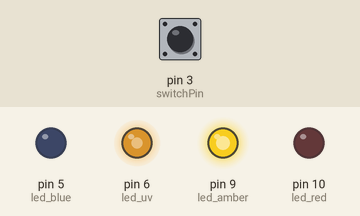
The sketch below on a simulated Arduino Uno, built with avr-gcc and run on an emulated ATmega328P. On the bench: output pins drawn as LEDs (lit = HIGH). The inputs (shaded band) are chosen by the test bench; at power-on: pin 3 (switchPin) LOW.

Above: at 2.8 s.
2.9 s: pin 3 (switchPin) pulled HIGH for 1.2 s
At 4.4 s:
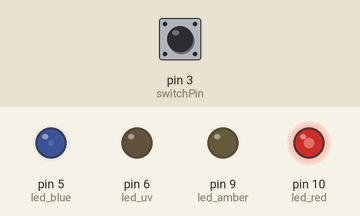
6.5 s: pin 3 (switchPin) pulled HIGH for 3.2 s
At 10.9 s:
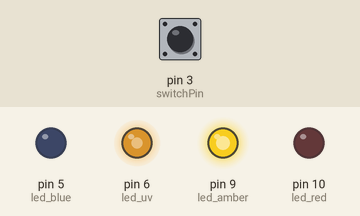
Timing chart, 0 to 12.4 s (numbered marks = the images above; inputs shaded):
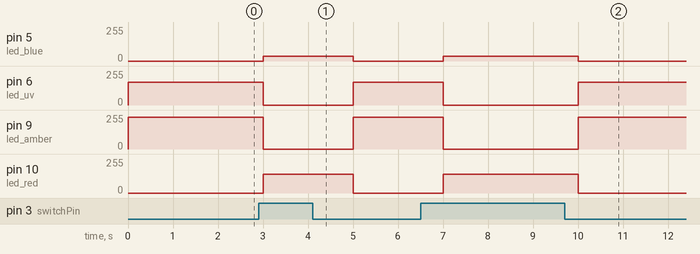

Measured:
- after the input at 2.9 s, pin 5 (led_blue): 0/255 → 35/255 after 0.10 s, → 0/255 2.0 s later; pin 6 (led_uv): 169/255 → 0/255 after 0.10 s, → 169/255 2.0 s later; pin 9 (led_amber): 240/255 → 0/255 after 0.10 s, → 240/255 2.0 s later; pin 10 (led_red): 0/255 → 141/255 after 0.10 s, → 0/255 2.0 s later
- after the input at 6.5 s, pin 5 (led_blue): 0/255 → 35/255 after 0.50 s, → 0/255 3.0 s later; pin 6 (led_uv): 169/255 → 0/255 after 0.50 s, → 169/255 3.0 s later; pin 9 (led_amber): 240/255 → 0/255 after 0.50 s, → 240/255 3.0 s later; pin 10 (led_red): 0/255 → 141/255 after 0.50 s, → 0/255 3.0 s later

The sketch:

Fade_4led_0019.ino
```cpp
/*
Adding a switch to control the lighting

*/

const int led_blue =  5;  // the PWM pin the LED is attached to
const int led_uv =    6;
const int led_red =   10;
const int led_amber = 9;

const int switchPin = 3;

void setup() {
  // Output
  pinMode(led_blue, OUTPUT);
  pinMode(led_uv, OUTPUT);
  pinMode(led_red, OUTPUT);
  pinMode(led_amber, OUTPUT);

  // Input
  pinMode(switchPin, INPUT);
  //Serial.begin(9600);

}

void loop() {

  int switchVal;
  switchVal = digitalRead(switchPin);

   if (switchVal == HIGH) {
    //Serial.println("Toggle: On");
    analogWrite(led_blue,   35);
    analogWrite(led_uv,     0);
    analogWrite(led_red,    141);
    analogWrite(led_amber,  0);
    (delay(1000));
  }

   if (switchVal == LOW) {
    //Serial.println("Toggle: Off");
    analogWrite(led_blue,   0);
    analogWrite(led_uv,     169);
    analogWrite(led_red,    0);
    analogWrite(led_amber,  240);
    (delay(1000));
  }
}
```
